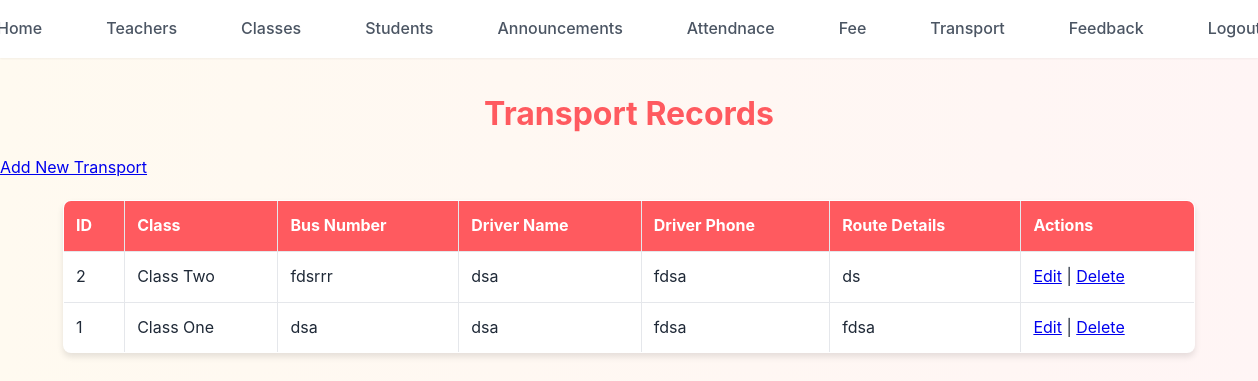
Screenshot of /admin/view_transport.php (signed in) with the database file from the repository.
### tables this page shows
CREATE TABLE `transport` (
  `transport_id` int(11) NOT NULL,
  `class_id` int(11) NOT NULL,
  `bus_number` varchar(50) NOT NULL,
  `driver_name` varchar(100) NOT NULL,
  `driver_phone` varchar(20) NOT NULL,
  `route_details` text NOT NULL
);

CREATE TABLE `classes` (
  `class_id` int(11) NOT NULL,
  `class_name` varchar(50) NOT NULL,
  `teacher_id` int(11) DEFAULT NULL
);

### admin/view_transport.php (the view, shortened to what this page needs)
<?php
include "config.php";
$sql = "
    SELECT t.transport_id, c.class_name, t.bus_number, t.driver_name, t.driver_phone, t.route_details
    FROM Transport t
    JOIN Classes c ON t.class_id = c.class_id
    ORDER BY t.transport_id DESC
";
$result = mysqli_query($conn, $sql);
?>
<!DOCTYPE html>
<html lang="en">
<head>
    <link rel="stylesheet" href="../CSS/style.css">
</head>
<body>
<?php include('navbar.php'); ?>
<div>
    <h2>Transport Records</h2>
    <a href="add_transport.php">Add New Transport</a>
    <table border="1" cellpadding="8">
        <tr>
            <th>ID</th>
            <th>Class</th>
            <th>Bus Number</th>
            <th>Driver Name</th>
            <th>Driver Phone</th>
            <th>Route Details</th>
            <th>Actions</th>
        </tr>
        <?php while ($row = mysqli_fetch_assoc($result)): ?>
        <tr>
            <td><?php echo $row['transport_id']; ?></td>
            <td><?php echo htmlspecialchars($row['class_name']); ?></td>
            <td><?php echo htmlspecialchars($row['bus_number']); ?></td>
            <td><?php echo htmlspecialchars($row['driver_name']); ?></td>
            <td><?php echo htmlspecialchars($row['driver_phone']); ?></td>
            <td><?php echo htmlspecialchars($row['route_details']); ?></td>
            <td>
                <a href="edit_transport.php?id=<?php echo $row['transport_id']; ?>">Edit</a> |
                <a href="?delete_id=<?php echo $row['transport_id']; ?>" onclick="return confirm('Are you sure you want to delete this record?');">Delete</a>
            </td>
        </tr>
        <?php endwhile; ?>
    </table>
</div>
</body>
</html>

### CSS/style.css (style rules this page uses)
:root { --primary-color: #ff5a5f; --primary-hover: #e14d52; --secondary-color: #ffcc00; --secondary-hover: #e6b800; --text-primary: #1f2937; --text-secondary: #4b5563; --bg-primary: #ffffff; --bg-secondary: #fdf2f2; --border-color: #e5e7eb; --shadow-sm: 0 1px 2px rgba(0, 0, 0, 0.05); --shadow-md: 0 4px 6px rgba(0, 0, 0, 0.1); --shadow-lg: 0 10px 15px rgba(0, 0, 0, 0.15); }
* { margin: 0; padding: 0; box-sizing: border-box; }
body { font-family: 'Inter', sans-serif; background: linear-gradient(to right, #fffaf0, #fff5f5); color: var(--text-primary); line-height: 1.6; }
h1, h2, h3, h4, h5, h6 { margin-top: 30px; font-weight: 700; text-align: center; margin-bottom: 1rem; color: var(--primary-color); }
h2 { font-size: 2rem; }
table { width: 90%; margin: 20px auto; border-collapse: collapse; background: var(--bg-primary); box-shadow: var(--shadow-md); border-radius: 8px; overflow: hidden; }
th, td { padding: 12px; border: 1px solid var(--border-color); text-align: left; }
th { background: var(--primary-color); color: white; }

### rows the page displays
transport: transport_id "2", class.class_name "Class Two", bus_number "fdsrrr", driver_name "dsa", driver_phone "fdsa", route_details "ds"
transport: transport_id "1", class.class_name "Class One", bus_number "dsa", driver_name "dsa", driver_phone "fdsa", route_details "fdsa"
